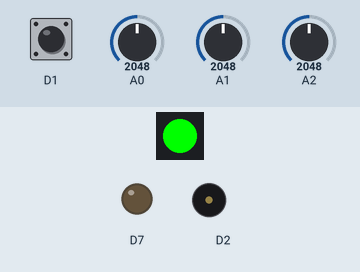
This sketch was run on a simulated Particle Photon. Shown: 1 RGB LEDs in strip order, left to right, output pins drawn as LEDs (lit = HIGH), buzzer (waves = sounding). Inputs (shaded band) come from the test bench; at power-on: A1 = 2048, D1 HIGH, A0 = 2048, A2 = 2048.

Above: at 1.2 s.
1.3 s: A1 set to 491
At 2.2 s:
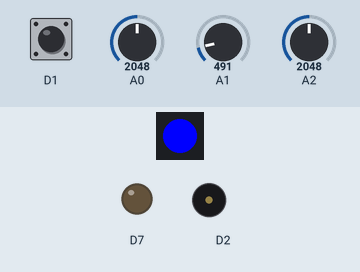
2.8 s: D1 pulled LOW for 0.15 s
At 3.3 s:
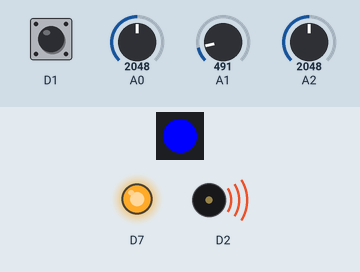
5.9 s: D1 pulled LOW for 1 s
At 9.7 s:
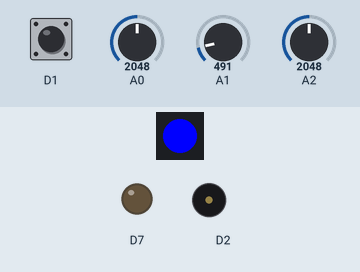
9.9 s: D1 pulled LOW for 3.2 s
At 11.1 s:
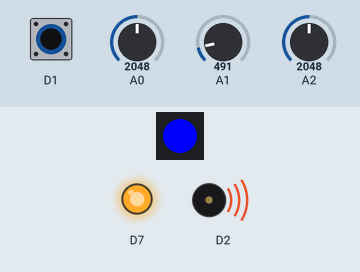
Timing chart, 0 to 17.1 s (numbered marks = the images above; inputs shaded):
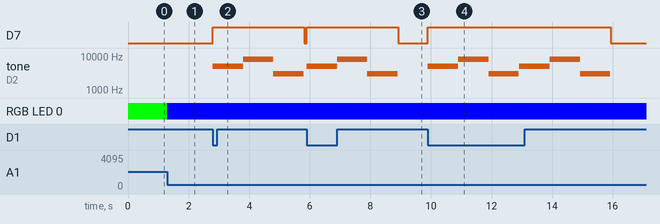

Measured:
- after the input at 1.3 s, RGB LED 0: RGB(0, 255, 0) → RGB(0, 0, 255) at once
- after the input at 2.8 s, D7: LOW → HIGH at once, → LOW 3.0 s later; tone on D2: silent → 5000 Hz at once, → 8000 Hz 1.0 s later, → 3000 Hz 1.0 s later, → silent 1.0 s later
- after the input at 5.9 s, D7: LOW → HIGH at once, → LOW 3.0 s later; tone on D2: silent → 5000 Hz at once, → 8000 Hz 1.0 s later, → 3000 Hz 1.0 s later, → silent 1.0 s later
- after the input at 9.9 s, D7: LOW → HIGH at once, → LOW 6.0 s later; tone on D2: plays 5000 Hz for 1.0 s, 8000 Hz for 1.0 s, 3000 Hz for 1.0 s, 5000 Hz for 1.0 s, 8000 Hz for 1.0 s, 3000 Hz for 1.0 s, starting at once

The sketch:

ioThing-fritzing-code.ino
```cpp
// This #include statement was automatically added by the Particle IDE.
#include <neopixel.h>

#define PIXEL_PIN D0
#define PIXEL_COUNT 1
#define PIXEL_TYPE WS2812B

Adafruit_NeoPixel strip(PIXEL_COUNT, PIXEL_PIN, PIXEL_TYPE);

int buttonState = 0;
int analogVal = 0;
double voltage = 0.0;
double temperature = 0.0;
int rawTemp = 0;
int lightVal = 0;
int rawTempMapped = 0;
int rawTempConstrained = 0;
void setup() {
    pinMode(7, OUTPUT);
    pinMode(1, INPUT_PULLUP);
    pinMode(2, OUTPUT);
    //RGB.control(true);
    //RGB.color(255,255,255);
    Particle.variable("analogVal", analogVal);
    Particle.variable("voltage", voltage);
    Particle.variable("tempC", temperature);
    Particle.variable("rawTemp", rawTemp);
    Particle.variable("lightVal", lightVal);
    Particle.variable("rawMapped", rawTempMapped);
    strip.begin();
    strip.show();
}

void loop() {
    strip.setPixelColor(0, 0,rawTempMapped,255-rawTempMapped);
    strip.show();
    buttonState = digitalRead(1);
    analogVal = analogRead(0);
    rawTemp = analogRead(1);
    rawTempConstrained = constrain(rawTemp, 920, 980);
    rawTempMapped = map(rawTempConstrained, 920, 980, 0, 255);
    lightVal = analogRead(2);
    temperature = ((3300.0/4096*rawTemp)-500)/10;
    voltage = 3.3/4096*analogVal;
    //RGB.brightness(analogVal/16);
    if(buttonState == 0){
        digitalWrite(7, HIGH);
        tone(2, 5000, 1000);
        delay(1000);
        tone(2, 8000, 1000);
        delay(1000);
        tone(2, 3000, 1000);
        delay(1000);
        Particle.publish("Message", "HELLO!");
    }
    else{
        digitalWrite(7, LOW);
    }
}
```
